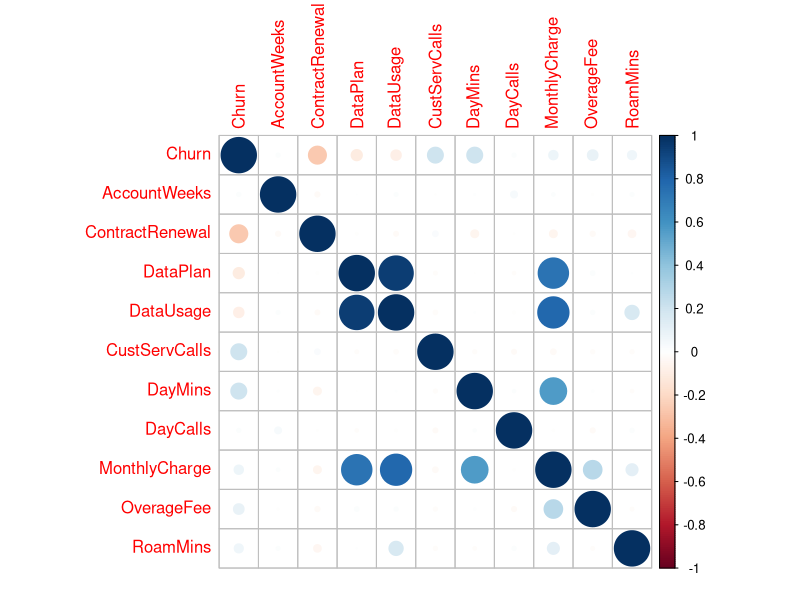
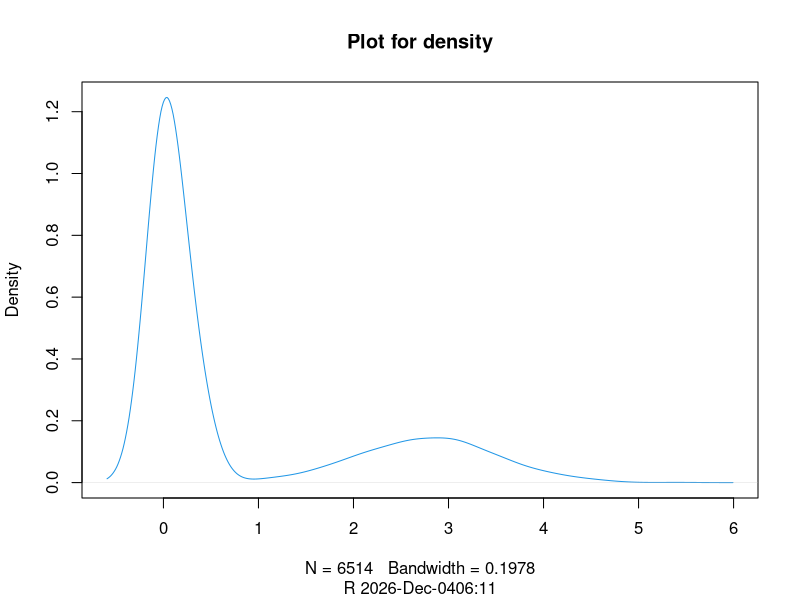
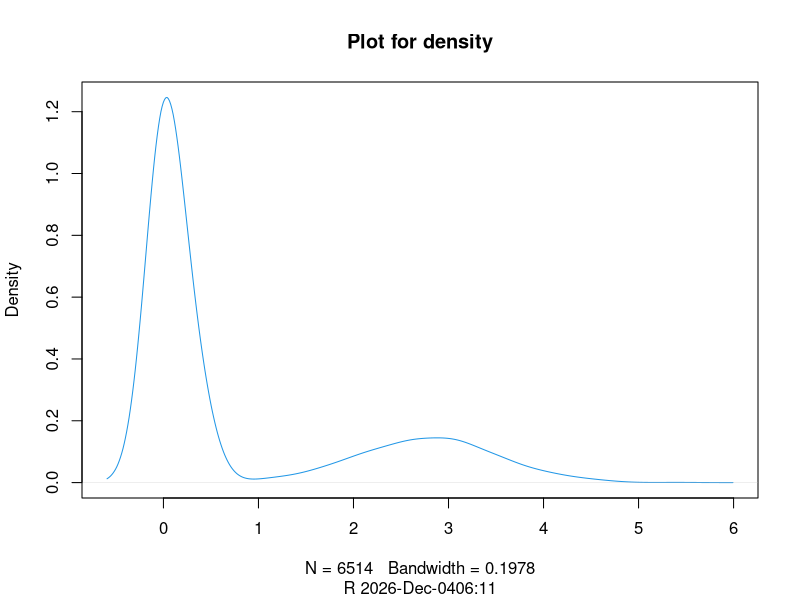
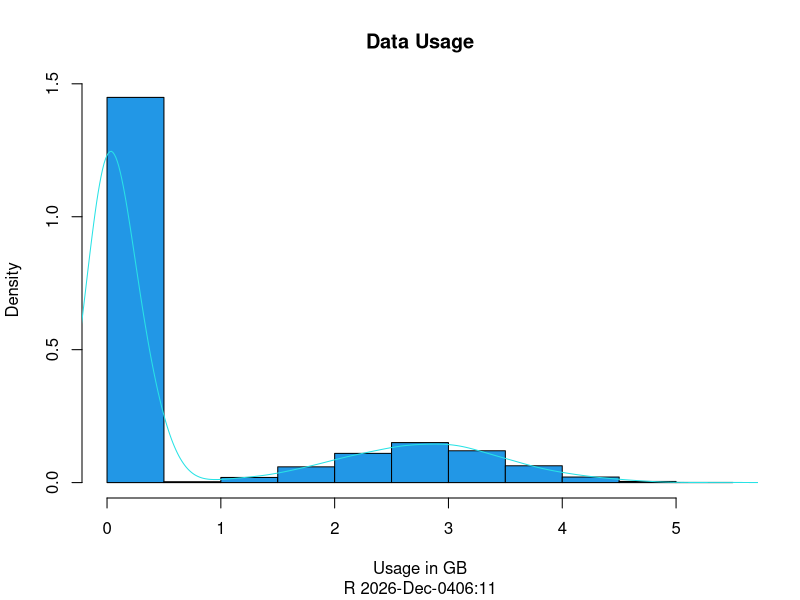
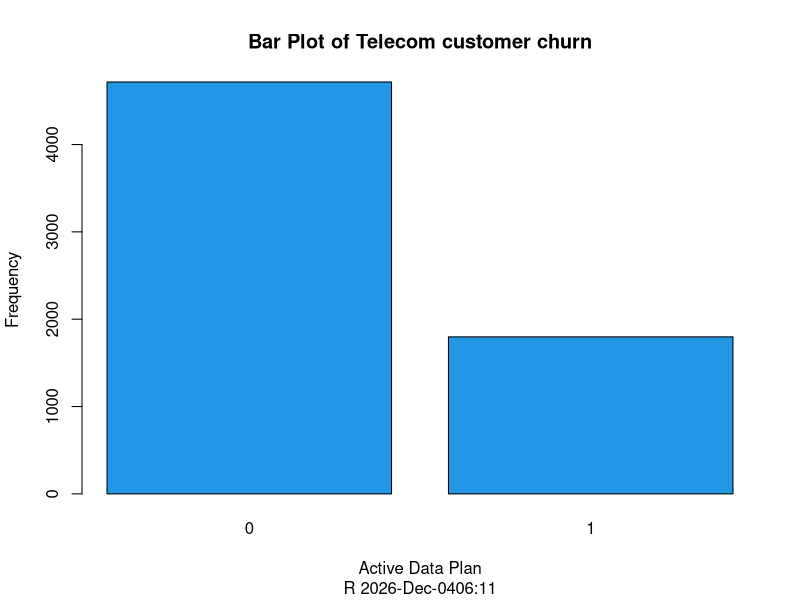
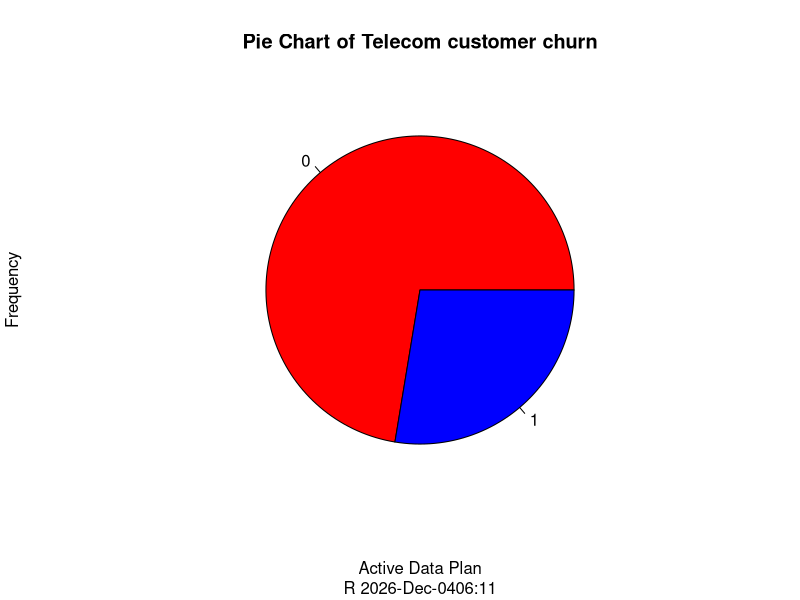
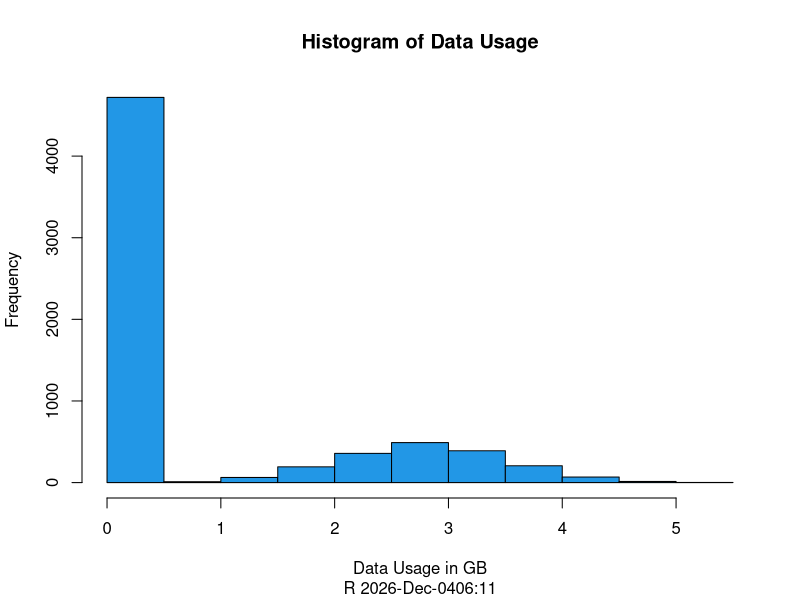
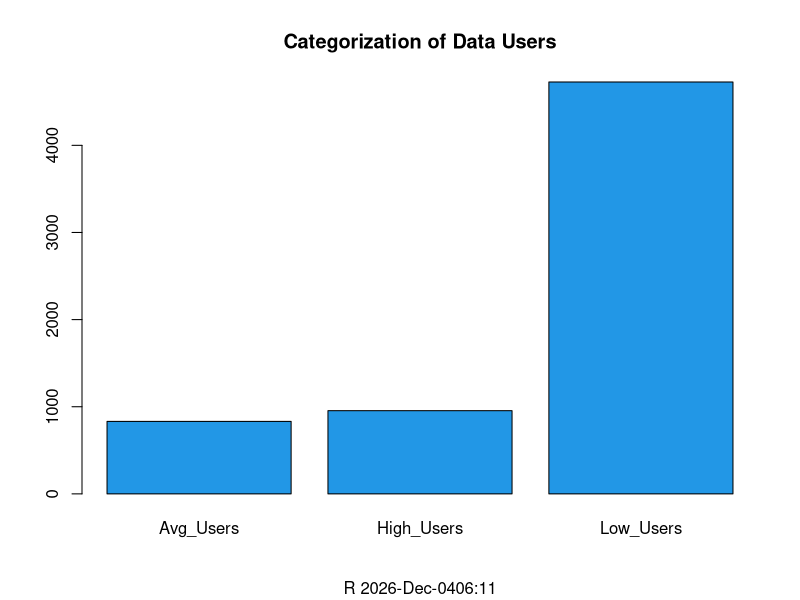

Recreate these plots in R, in order. (Note: this script raises an error after producing the figures.)
## ---- chunk 1
# Install the sqldf package
# install.packages("sqldf")
# install.packages("corrplot")
# install.packages("mice")

# Load the mice package
library(mice)
# Analyzing missing data pattern in customer_churn data set
# md.pattern(customer_churn)
# Load the sqldf package
library(sqldf)
# Load the corrplot package
library(corrplot)
# Your SQL query
# sqldf("select sum(MonthlyCharge + OverageFee) As Rev from customer_churn")

## ---- chunk 2
customer_churn <- read.csv("churn_data.csv")
customer_churn
str(customer_churn)
summary(customer_churn)
## ---- chunk 3
#####Correlation plot of all features #####
# Compute correlation on all columns except the last
cor(customer_churn[, -ncol(customer_churn)])
# Select only numeric columns for correlation
# cor(customer_churn[, sapply(customer_churn, is.numeric)])
#cor(customer_churn)
head(customer_churn)
tail(customer_churn)
is.na(customer_churn)
na.omit(customer_churn)
## ---- chunk 4
##### produce one correlation plot #####
#Project_cor <- cor(customer_churn,method="pearson")
# Select only numeric columns for Pearson correlation
numeric_columns <- customer_churn[, sapply(customer_churn, is.numeric)]
Project_cor <- cor(numeric_columns, method = "pearson")

# Now you can create the correlation plot
corrplot(Project_cor, method = "circle", mar = c(1, 1, 0, 1))



## ---- chunk 5
#### produce one density and histogram plots together####
usage_den <- density(customer_churn$DataUsage) 
plot(usage_den,col=4,main="Plot for density",sub=paste("R",format(Sys.time(),"%Y-%b-%d%H:%S")))

## ---- chunk 6
Daycals_den <- density(customer_churn$DayCalls)
plot(usage_den,col=4,main="Plot for density",sub=paste("R",format(Sys.time(),"%Y-%b-%d%H:%S")))
Daycals_den
## ---- chunk 7
hist(customer_churn$DataUsage,main="Data Usage",prob=TRUE,
xlab="Usage in GB",ylab="Density",
sub=paste("R",format(Sys.time(),"%Y-%b-%d%H:%S")),col=4)

lines(usage_den,col=5)

## ---- chunk 8
#### produce pie plot/bar plot and a histogram based on the features of your choice in your dataset ###
T=table(customer_churn$DataPlan)
T
barplot(T,main="Bar Plot of Telecom customer churn",xlab="Active Data Plan",ylab="Frequency",sub=paste("R",format(Sys.time(),"%Y-%b-%d%H:%S")),col=4)

## ---- chunk 9
#### pie chart ###
T=table(customer_churn$DataPlan)
T
colors<-c("red","blue")
pie(T,main="Pie Chart of Telecom customer churn",xlab="Active Data Plan",ylab="Frequency",sub=paste("R",format(Sys.time(),"%Y-%b-%d%H:%S")),col=colors)

## ---- chunk 10
#### Histogram Chart ####

hist(customer_churn$DataUsage,main="Histogram of Data Usage",xlab="Data Usage in GB",ylab="Frequency",sub=paste("R",format(Sys.time(),"%Y-%b-%d%H:%S")),col=4)
## ---- chunk 11
#### Count no of customers that use >= 1GB ####
High_Data_Users <- sqldf("select count(DataUsage) from customer_churn where DataUsage >=1" )
High_Data_Users
Low_Data_Users <- sqldf("select count(DataUsage) from customer_churn where DataUsage <1" )
Low_Data_Users
Rev <- sqldf("select sum(MonthlyCharge + OverageFee) As Rev,DataUsagecat from customer_churn group by DataUsagecat" )
Rev1 <- sqldf("select sum(MonthlyCharge + OverageFee) As Rev from customer_churn" )
Rev1
## ---- chunk 12
#### Create Sub-categories of Data Users ####
customer_churn$DataUsagecat[customer_churn$DataUsage <1] <- "Low_Users"
customer_churn$DataUsagecat[customer_churn$DataUsage >=1 & customer_churn$DataUsage <=2.7] <-"Avg_Users"
customer_churn$DataUsagecat[customer_churn$DataUsage >2.7] <-"High_Users"
## ---- chunk 13

is.na(customer_churn)
#### Create a Distribution for DataUsers ####
A=table(customer_churn$DataUsagecat)
A
Usage_plot <- barplot(A,main="Categorization of Data Users",sub=paste("R",format(Sys.time(),"%Y-%b-%d%H:%S")),col=4)
data_plot <- barplot(place,main="Categorization of Data Users",sub=paste("R",format(Sys.time(),"%Y-%b-%d%H:%S")),col=4)
B=table(Rev)
B
place<-c(34325,44635,142206)

plot(customer_churn$DataUsage,customer_churn$DataPlan,lty=2,pch=10,xlab="Width",ylab="Lenght",col="red")

## ---- chunk 14
#### Check the number of colmns and rows ########
names(customer_churn)
str(customer_churn)
dim(customer_churn)
## ---- chunk 15
#### Use Mice Package to report the pattern including the related plot ###
# md.pattern(customer_churn)

# Get the missing data pattern information
mdpat <- md.pattern(customer_churn, plot = FALSE)

# Extract the number of missing values for each variable
# It is typically in the last row of the mdpat object
missing_values <- mdpat[nrow(mdpat), ]

# Extract the variable names from the mdpat object
var_names <- colnames(mdpat)

# Create a bar plot with space for vertical labels
barplot_heights <- barplot(missing_values, 
        names.arg = rep("", length(missing_values)), 
        main = "Missing Data Pattern",
        xlab = "Variables", 
        ylab = "Number of Missing Values",
        las = 1)

# Concatenate variable names with the number of missing values
labels_with_counts <- paste(var_names, ":", missing_values)

# Add the variable names and number of missing values as vertical axis labels
# Adjust the text's y-position to be below the x-axis
text(x = barplot_heights, 
     y = -0.5 * max(missing_values), 
     labels = labels_with_counts, 
     srt = 90, 
     adj = 1, 
     xpd = TRUE, 
     cex = 0.5)

# Reset the margins to default if necessary
par(mar = c(5, 4, 4, 2) + 0.1)

## ---- chunk 16
##### Check the existence of NA and exclude them ######
is.na(customer_churn)
